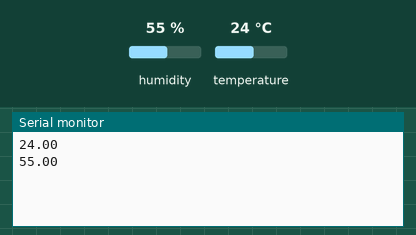
Recording of a sketch running on a simulated ESP8266 (Wemos D1 mini). On the bench: the last lines printed to the serial monitor. The test bench sets the inputs (shaded band); at power-on: humidity 55 %, temperature 24 °C. WiFi joins after 1.5 s; servers stay silent unless stated.

Above: at 3.0 s.
3.1 s: humidity set to 22 %
At 4.2 s:
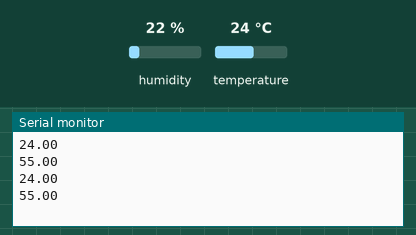
4.6 s: temperature set to 12 °C
At 6.0 s:
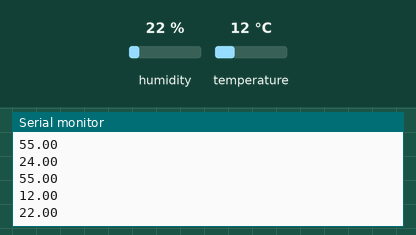
6.1 s: humidity set to 40 %
At 8.4 s:
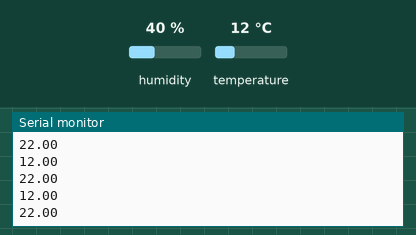
Timing chart, 0 to 9.9 s (numbered marks = the images above; inputs shaded):
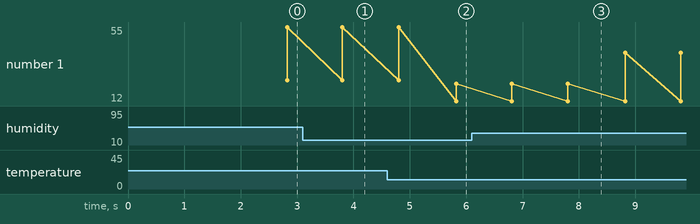

Measured:
- after the input at 4.6 s, the serial monitor: prints a new line after 1.2 s (image 2)
- plotted number 1: 22 → 40 after the input at 6.1 s

The sketch:

Addiction.ino
```cpp
// This is code for ESP8266 with DHT22 senzor on port D4 (IO2) using blynk cloud solution for data representation with OLED wemos D1 mini shield.
// Version 1.0
// by Miro Smola, smolam@gmail.com
#define BLYNK_PRINT Serial  // you can comment out, its for terminal window only
#include <ESP8266WiFi.h>
#include <BlynkSimpleEsp8266.h>
#include <SimpleTimer.h>
#include <DHT.h>
//#include <Wire.h>


#define DHTPIN 4                                            // port where DTH22 is connected (D4 is IO2 on wemos D1 mini)
#define DHTTYPE DHT11                                       // I use DHT22, change to other DHT senzor if you use other one
DHT dht(DHTPIN, DHTTYPE);                                   // enabled DHT sensor

char auth[] = "9dc40c70df194d6cbdf469efcfc2193e";                                       // Your Blynk authentication string

char ssid[] = "GamerShrimp-25G";
char pass[] = "combatwombat$$$###combatwombat";

SimpleTimer timer;                                          // enable simple timer


void setup()
{
	Serial.begin(9600);                                       // Enabled serial debugging output
	Blynk.begin(auth, ssid, pass);                            // Connects to wifi and Blynk services


	timer.setInterval(1000L, sendTemperature);               // every 10 seconds run function sendTemperature

}

void sendTemperature()                                      // function send temperature
{
	float h = dht.readHumidity();                             // reads humidity from senzor and save to h
	float t = dht.readTemperature();                          // reads temperature from senzor and save to t

	Serial.println(t);
	Serial.println(h);

	if (isnan(h) || isnan(t)) {                               // checks if readings from sensors were obtained
		Serial.println("Can't read sensor");// cant read sensor
	}
	else {
		Blynk.virtualWrite(0, t);                                 // send to Blynk virtual pin 1 temperature value
		Blynk.virtualWrite(1, h);                                 // send to Blynk virtual pin 3 humidity value

	}
}

void loop()
{
	Blynk.run();                                              // run blynk
	timer.run();                                              // run timer
}
```
